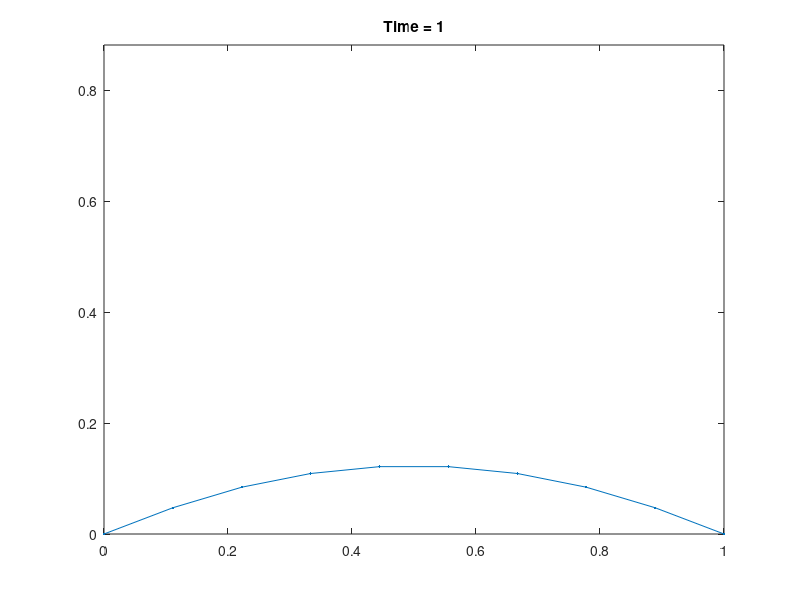

This figure's MATLAB source:
% demo of the finite element method for the problem du/dt - d2u/d2x = f
% with zero Dirichlet boundary conditions 

N = 8; % num interior points
h = 1/(N+1);
x = [1:N]*h; 

% construct the stiffness matrix (integrals done by hand)
maindiag = 2/h*ones(N,1);
offdiag  = -1/h*ones(N-1,1);
K = diag(maindiag) + diag(offdiag,1) + diag(offdiag,-1);

% construct mass matrix
maindiag = 2*h/3*ones(N,1);
offdiag  = h/6*ones(N-1,1);
M = diag(maindiag) + diag(offdiag,1) + diag(offdiag,-1);

% construct the load vector 
f = ones(N,1);
b = M*f; 

% solve for expansion coefficients of Galerkin approximation
T = 1;
dt = .01;
u = x(:)>.5; % initial condition

plot([0;x(:);1],[0;u;0],'.-'); hold on;
% xp = linspace(0,1,100);
% plot(xp,sin(pi*xp),'r');
title('initial condition')
pause
hold off

for t = 0:dt:T
    u = (M + dt*K)\(M*u + dt*b); % Backward Euler
%     u = u + dt*(M\(-K*u + b)); % Forward Euler
    
    plot([0;x(:);1],[0;u;0],'.-')
%     hold on
%     xp = linspace(0,1,100);
%     plot(xp,.5*xp.*(1-xp),'r');
    title(sprintf('Time = %d',t))
    if t < dt
        minu = 0;maxu = max(u);
    end
    axis([0 1 minu maxu])
    drawnow
    
end
